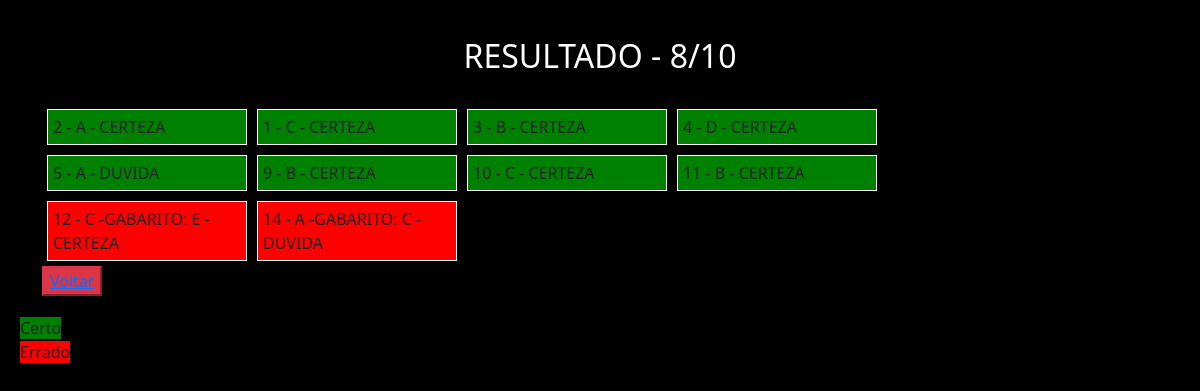
The app's page /listaQuestoes/finalizarLista/10 with its own data.
### listaQuestoes/models.py (models this page shows, shortened)
class QuestoesAssinalar(models.Model):
    numero = models.IntegerField()
    alternativaMarcada = models.CharField( max_length=20,
        choices=[(tag.name, tag.value) for tag in AlternativasEnum],
        default=AlternativasEnum.DEFAULT.name)
    grauDeCerteza = models.CharField( max_length=20,
        choices=[(tag.name, tag.value) for tag in GrauDeCertezaEnum],
        default=GrauDeCertezaEnum.DEFAULT.name)
    simuladoGeral = models.BooleanField()
    letraGabarito = models.CharField( max_length=20,
        choices=[(tag.name, tag.value) for tag in AlternativasEnum],
        default=AlternativasEnum.DEFAULT.name)
    lista = models.ForeignKey(Listas, on_delete=models.CASCADE)
    certo = models.BooleanField(default=False)

### listaQuestoes/views.py (the view)
# urls.py: path('finalizarLista/<int:idLista>', finalizarLista, name='finalizarLista'),
def finalizarLista(request, idLista):
    questoes = QuestoesAssinalar.objects.filter(lista__id=int(idLista))
    acertos = QuestoesAssinalar.objects.filter(lista__id=int(idLista), certo=True ).count()
    total  = questoes.count()
    return render(request, 'finalizarLista.html', {'questoes':questoes, 'acertos':acertos, 'total': total})

### listaQuestoes/templates/finalizarLista.html (shortened to what this page needs)
{% load static %}
<!DOCTYPE html>
<html lang="en">
<head>
    <link href="https://cdn.jsdelivr.net/npm/bootstrap@5.0.2/dist/css/bootstrap.min.css" rel="stylesheet">
    <link rel="stylesheet" href="{% static 'css/finalizarLista.css' %}">
</head>
<body>
    <div class="container">
        <div class="resultado">RESULTADO - {{acertos}}/{{total}}</div>
        <div class="linhaGrid">
        {% for q in questoes%}
        <div class="questao questao{{q.certo}} ">
            <div class="infos">
                {% if q.certo == True%}
            {{q.numero}} - {{q.letraGabarito}} - {{q.grauDeCerteza}}
            {%else%}
            {{q.numero}} - {{q.alternativaMarcada}} -GABARITO: {{q.letraGabarito}} -  {{q.grauDeCerteza}}
            {%endif%}
            </div>
                </div>
        {%endfor%}
    </div>
    <button class="btn-danger voltar ">
        <a href="{%url 'irPara' 'voltarInicio' %}">Voltar</a>
    </button>
    </div>
    <div class="legenda">
        <div><span class="bolinha verde">Certo</span></div>
        <div><span class="bolinha vermelho">Errado</span></div>
    </div>
</body>
</html>

### templates/static/css/finalizarLista.css (style rules this page uses)
body { background-color: black; }
.questaoTrue { background-color: green; }
.questaoFalse { background-color: red; }
.linhaGrid { display: grid; grid-template-columns: repeat(4, 1fr); gap: 10px; justify-content: center; align-items: top; padding: 5px; width: 70vw; }
.resultado { margin-bottom: 3vh; margin-top: 4vh; text-align: center; font-size: 2rem; color: white; }
.linhaGrid > div { border: 1px solid white; }
.infos { padding: 5px; }
.legenda { margin:20px; }
.legenda span { width: 10px; height: 100%; }
.legenda .verde { background-color: green; }
.legenda .vermelho { background-color: red; }

### records on screen
QuestoesAssinalar: numero "2", letraGabarito "A", grauDeCerteza "CERTEZA"
QuestoesAssinalar: numero "1", letraGabarito "C", grauDeCerteza "CERTEZA"
QuestoesAssinalar: numero "3", letraGabarito "B", grauDeCerteza "CERTEZA"
QuestoesAssinalar: numero "4", letraGabarito "D", grauDeCerteza "CERTEZA"
QuestoesAssinalar: numero "5", letraGabarito "A", grauDeCerteza "DUVIDA"
QuestoesAssinalar: numero "9", letraGabarito "B", grauDeCerteza "CERTEZA"
QuestoesAssinalar: numero "10", letraGabarito "C", grauDeCerteza "CERTEZA"
QuestoesAssinalar: numero "11", letraGabarito "B", grauDeCerteza "CERTEZA"
QuestoesAssinalar: numero "12", alternativaMarcada "C", letraGabarito "E", grauDeCerteza "CERTEZA"
QuestoesAssinalar: numero "14", alternativaMarcada "A", letraGabarito "C", grauDeCerteza "DUVIDA"

### other values on screen
{{ acertos }} "8"
{{ total }} "10"
